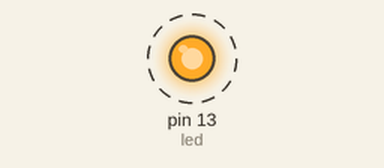
Simulated run of this sketch. Board: Arduino Uno, built with avr-gcc and run on an emulated ATmega328P. Parts: output pins drawn as LEDs (lit = HIGH). Dashed ring = blinking.

Above: at 0.12 s.
Timing chart, 0 to 3.0 s (numbered marks = the images above):
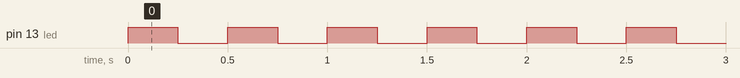

Measured:
- by itself, pin 13 (led): alternates HIGH for 0.25 s and LOW for 0.25 s

The sketch:

Arduino_BlinkOnboardLED.ino
```cpp
/*
  Name: Michael A. Gates
  Date: October 7, 2016
  Description: Blink the onboard LED
*/

int led = 13;
int myDelay = 250;

void setup()
{
  // sets the led pin to OUTPUT
  pinMode(led, OUTPUT);
}

void loop()
{
  digitalWrite(led, HIGH);
  delay(myDelay);
  digitalWrite(led, LOW);
  delay(myDelay);
}
```
